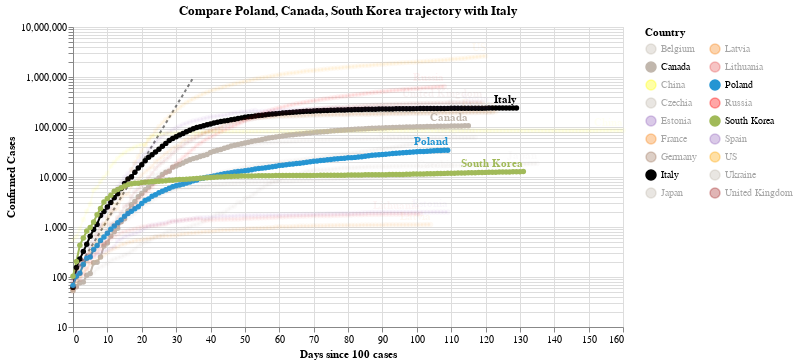

Source (notebook cell):
### Code cell
#hide_input
chart3 = make_since_chart(dff2, ['Poland', 'Canada', 'South Korea'], baseline_countries)
chart3

### Figure 1 — Vega-Lite specification as saved in the notebook (floating-point values rounded to 4 significant figures; data arrays with more than 128 entries replaced by an {"elided": "..."} marker saying what was removed)
{"config": {"view": {"continuousWidth": 400, "continuousHeight": 300}}, "layer": [{"data": {"name": "data-628230001892d6798b50651be41d1b3e"}, "mark": {"type": "line", "color": "black", "opacity": 0.5, "strokeDash": [3, 3]}, "encoding": {"x": {"type": "quantitative", "field": "Days since 100 cases"}, "y": {"type": "quantitative", "field": "Confirmed Cases"}}}, {"data": {"name": "data-52ba9731a129cdaae86f017e60f22262"}, "mark": {"type": "line", "point": true}, "encoding": {"color": {"type": "nominal", "field": "Country", "legend": {"columns": 2}, "scale": {"domain": ["Belgium", "Canada", "China", "Czechia", "Estonia", "France", "Germany", "Italy", "Japan", "Latvia", "Lithuania", "Poland", "Russia", "South Korea", "Spain", "US", "Ukraine", "United Kingdom"], "range": ["#C1B7AD", "#C1B7AD", "yellow", "#C1B7AD", "#9467bd", "#F58518", "#9D755D", "black", "#C1B7AD", "#F58518", "#E45756", "#2495D3", "red", "#A1BA59", "#9467bd", "orange", "#C1B7AD", "brown"]}}, "opacity": {"condition": {"value": 1, "selection": "selector001"}, "value": 0.05}, "tooltip": [{"type": "nominal", "field": "Country"}, {"type": "temporal", "field": "Date"}, {"type": "quantitative", "field": "Confirmed Cases"}, {"type": "quantitative", "field": "Days since 100 cases"}], "x": {"type": "quantitative", "field": "Days since 100 cases"}, "y": {"type": "quantitative", "field": "Confirmed Cases", "scale": {"type": "log"}}}, "selection": {"selector001": {"type": "multi", "fields": ["Country"], "bind": "legend", "init": [{"Country": "Poland"}, {"Country": "Canada"}, {"Country": "South Korea"}, {"Country": "Italy"}]}}, "width": 550}, {"data": {"name": "data-52ba9731a129cdaae86f017e60f22262"}, "mark": {"type": "text", "align": "right", "dy": -8, "fontWeight": "bold"}, "encoding": {"color": {"type": "nominal", "field": "Country", "legend": {"columns": 2}, "scale": {"domain": ["Belgium", "Canada", "China", "Czechia", "Estonia", "France", "Germany", "Italy", "Japan", "Latvia", "Lithuania", "Poland", "Russia", "South Korea", "Spain", "US", "Ukraine", "United Kingdom"], "range": ["#C1B7AD", "#C1B7AD", "yellow", "#C1B7AD", "#9467bd", "#F58518", "#9D755D", "black", "#C1B7AD", "#F58518", "#E45756", "#2495D3", "red", "#A1BA59", "#9467bd", "orange", "#C1B7AD", "brown"]}}, "opacity": {"condition": {"value": 1, "selection": "selector001"}, "value": 0.05}, "text": {"type": "nominal", "field": "Country"}, "tooltip": [{"type": "nominal", "field": "Country"}, {"type": "temporal", "field": "Date"}, {"type": "quantitative", "field": "Confirmed Cases"}, {"type": "quantitative", "field": "Days since 100 cases"}], "x": {"type": "quantitative", "field": "Days since 100 cases"}, "y": {"type": "quantitative", "field": "Confirmed Cases", "scale": {"type": "log"}}}, "transform": [{"filter": "(datum['Date'] >= 1593475200000)"}], "width": 550}], "title": "Compare Poland, Canada, South Korea trajectory with Italy", "$schema": "https://vega.github.io/schema/vega-lite/v4.0.2.json", "datasets": {"data-628230001892d6798b50651be41d1b3e": [{"Days since 100 cases": 0, "Confirmed Cases": 100.0}, {"Days since 100 cases": 1, "Confirmed Cases": 130.0}, {"Days since 100 cases": 2, "Confirmed Cases": 169.0}, {"Days since 100 cases": 3, "Confirmed Cases": 219.7}, {"Days since 100 cases": 4, "Confirmed Cases": 285.6}, {"Days since 100 cases": 5, "Confirmed Cases": 371.3}, {"Days since 100 cases": 6, "Confirmed Cases": 482.7}, {"Days since 100 cases": 7, "Confirmed Cases": 627.5}, {"Days since 100 cases": 8, "Confirmed Cases": 815.7}, {"Days since 100 cases": 9, "Confirmed Cases": 1060.0}, {"Days since 100 cases": 10, "Confirmed Cases": 1379.0}, {"Days since 100 cases": 11, "Confirmed Cases": 1792.0}, {"Days since 100 cases": 12, "Confirmed Cases": 2330.0}, {"Days since 100 cases": 13, "Confirmed Cases": 3029.0}, {"Days since 100 cases": 14, "Confirmed Cases": 3937.0}, {"Days since 100 cases": 15, "Confirmed Cases": 5119.0}, {"Days since 100 cases": 16, "Confirmed Cases": 6654.0}, {"Days since 100 cases": 17, "Confirmed Cases": 8650.0}, {"Days since 100 cases": 18, "Confirmed Cases": 11250.0}, {"Days since 100 cases": 19, "Confirmed Cases": 14620.0}, {"Days since 100 cases": 20, "Confirmed Cases": 19000.0}, {"Days since 100 cases": 21, "Confirmed Cases": 24710.0}, {"Days since 100 cases": 22, "Confirmed Cases": 32120.0}, {"Days since 100 cases": 23, "Confirmed Cases": 41750.0}, {"Days since 100 cases": 24, "Confirmed Cases": 54280.0}, {"Days since 100 cases": 25, "Confirmed Cases": 70560.0}, {"Days since 100 cases": 26, "Confirmed Cases": 91730.0}, {"Days since 100 cases": 27, "Confirmed Cases": 119300.0}, {"Days since 100 cases": 28, "Confirmed Cases": 155000.0}, {"Days since 100 cases": 29, "Confirmed Cases": 201500.0}, {"Days since 100 cases": 30, "Confirmed Cases": 262000.0}, {"Days since 100 cases": 31, "Confirmed Cases": 340600.0}, {"Days since 100 cases": 32, "Confirmed Cases": 442800.0}, {"Days since 100 cases": 33, "Confirmed Cases": 575600.0}, {"Days since 100 cases": 34, "Confirmed Cases": 748300.0}, {"Days since 100 cases": 35, "Confirmed Cases": 972800.0}], "data-52ba9731a129cdaae86f017e60f22262": {"elided": "2152 records"}}}
